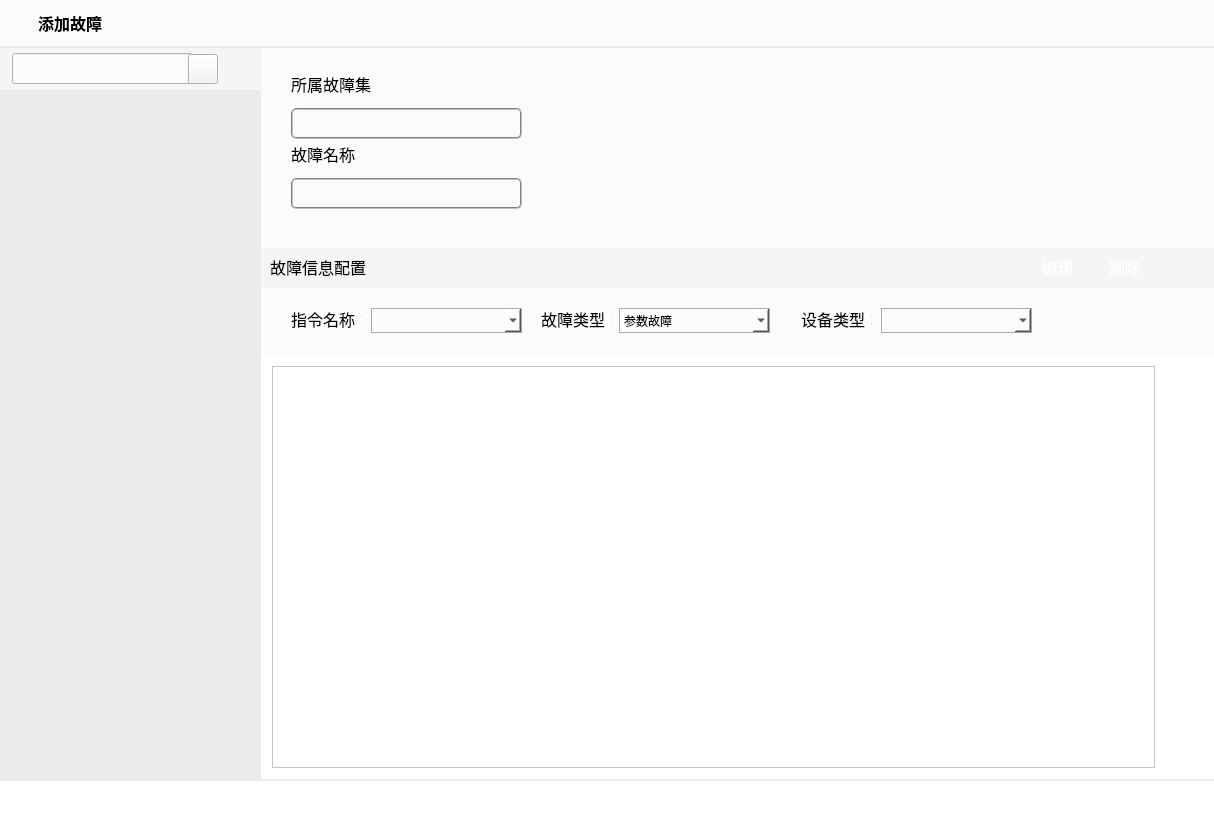
<?xml version="1.0" encoding="UTF-8"?>
<ui version="4.0">
 <class>AddErrorCommandClass</class>
 <widget class="QWidget" name="AddErrorCommandClass">
  <property name="geometry">
   <rect>
    <x>0</x>
    <y>0</y>
    <width>1214</width>
    <height>827</height>
   </rect>
  </property>
  <property name="maximumSize">
   <size>
    <width>16777215</width>
    <height>827</height>
   </size>
  </property>
  <property name="windowTitle">
   <string>AddErrorCommand</string>
  </property>
  <property name="styleSheet">
   <string notr="true">background-color: rgb(235, 235, 235);
</string>
  </property>
  <layout class="QVBoxLayout" name="verticalLayout_2">
   <property name="spacing">
    <number>0</number>
   </property>
   <property name="leftMargin">
    <number>0</number>
   </property>
   <property name="topMargin">
    <number>0</number>
   </property>
   <property name="rightMargin">
    <number>0</number>
   </property>
   <property name="bottomMargin">
    <number>0</number>
   </property>
   <item>
    <widget class="QWidget" name="wgt_top" native="true">
     <property name="minimumSize">
      <size>
       <width>0</width>
       <height>48</height>
      </size>
     </property>
     <property name="maximumSize">
      <size>
       <width>16777215</width>
       <height>48</height>
      </size>
     </property>
     <property name="styleSheet">
      <string notr="true">background-color: rgb(255, 255, 255);
background-color: rgb(251, 251, 251);</string>
     </property>
     <layout class="QVBoxLayout" name="verticalLayout_8">
      <property name="spacing">
       <number>0</number>
      </property>
      <property name="leftMargin">
       <number>0</number>
      </property>
      <property name="topMargin">
       <number>0</number>
      </property>
      <property name="rightMargin">
       <number>0</number>
      </property>
      <property name="bottomMargin">
       <number>0</number>
      </property>
      <item>
       <widget class="QWidget" name="widget_14" native="true">
        <layout class="QHBoxLayout" name="horizontalLayout_3">
         <property name="spacing">
          <number>0</number>
         </property>
         <property name="leftMargin">
          <number>6</number>
         </property>
         <property name="topMargin">
          <number>0</number>
         </property>
         <property name="rightMargin">
          <number>6</number>
         </property>
         <property name="bottomMargin">
          <number>0</number>
         </property>
         <item>
          <widget class="QLabel" name="label_2">
           <property name="minimumSize">
            <size>
             <width>32</width>
             <height>32</height>
            </size>
           </property>
           <property name="maximumSize">
            <size>
             <width>32</width>
             <height>32</height>
            </size>
           </property>
           <property name="styleSheet">
            <string notr="true">image: url(:/FaultInjection/images/icon1.png);</string>
           </property>
           <property name="text">
            <string/>
           </property>
          </widget>
         </item>
         <item>
          <widget class="QLabel" name="lb_title">
           <property name="minimumSize">
            <size>
             <width>291</width>
             <height>0</height>
            </size>
           </property>
           <property name="maximumSize">
            <size>
             <width>291</width>
             <height>16777215</height>
            </size>
           </property>
           <property name="font">
            <font>
             <family>微软雅黑</family>
             <pointsize>12</pointsize>
             <weight>75</weight>
             <bold>true</bold>
            </font>
           </property>
           <property name="text">
            <string>添加故障</string>
           </property>
          </widget>
         </item>
         <item>
          <spacer name="horizontalSpacer_2">
           <property name="orientation">
            <enum>Qt::Horizontal</enum>
           </property>
           <property name="sizeType">
            <enum>QSizePolicy::Maximum</enum>
           </property>
           <property name="sizeHint" stdset="0">
            <size>
             <width>845</width>
             <height>20</height>
            </size>
           </property>
          </spacer>
         </item>
         <item>
          <widget class="QPushButton" name="pb_close">
           <property name="minimumSize">
            <size>
             <width>31</width>
             <height>31</height>
            </size>
           </property>
           <property name="maximumSize">
            <size>
             <width>31</width>
             <height>31</height>
            </size>
           </property>
           <property name="styleSheet">
            <string notr="true">QPushButton:hover{
	background-color:transparent;
	color: rgb(255, 85, 0);
	background-image: url(:/FaultInjection/images/关闭-悬浮.png);
    border:0px;}
QPushButton:pressed{
	background-color:transparent; 
	background-image: url(:/FaultInjection/images/关闭-点击.png);
    border:0px;}
QPushButton {
	background-color:transparent;
	background-image: url(:/FaultInjection/images/关闭-默认.png);
    border:0px;
}
</string>
           </property>
           <property name="text">
            <string/>
           </property>
          </widget>
         </item>
        </layout>
       </widget>
      </item>
      <item>
       <widget class="QWidget" name="widget_13" native="true">
        <property name="minimumSize">
         <size>
          <width>0</width>
          <height>2</height>
         </size>
        </property>
        <property name="maximumSize">
         <size>
          <width>16777215</width>
          <height>2</height>
         </size>
        </property>
        <property name="styleSheet">
         <string notr="true">background-color: rgb(235, 235, 235);</string>
        </property>
       </widget>
      </item>
     </layout>
    </widget>
   </item>
   <item>
    <widget class="QWidget" name="widget" native="true">
     <property name="styleSheet">
      <string notr="true"/>
     </property>
     <layout class="QHBoxLayout" name="horizontalLayout">
      <property name="spacing">
       <number>0</number>
      </property>
      <property name="leftMargin">
       <number>0</number>
      </property>
      <property name="topMargin">
       <number>0</number>
      </property>
      <property name="rightMargin">
       <number>0</number>
      </property>
      <property name="bottomMargin">
       <number>0</number>
      </property>
      <item>
       <widget class="QWidget" name="widget_2" native="true">
        <property name="minimumSize">
         <size>
          <width>261</width>
          <height>0</height>
         </size>
        </property>
        <property name="maximumSize">
         <size>
          <width>261</width>
          <height>16777215</height>
         </size>
        </property>
        <property name="styleSheet">
         <string notr="true">background-color: rgb(235, 235, 235);</string>
        </property>
        <layout class="QVBoxLayout" name="verticalLayout">
         <property name="spacing">
          <number>3</number>
         </property>
         <property name="leftMargin">
          <number>0</number>
         </property>
         <property name="topMargin">
          <number>0</number>
         </property>
         <property name="rightMargin">
          <number>0</number>
         </property>
         <property name="bottomMargin">
          <number>0</number>
         </property>
         <item>
          <widget class="QWidget" name="widget_3" native="true">
           <property name="maximumSize">
            <size>
             <width>16777215</width>
             <height>42</height>
            </size>
           </property>
           <property name="styleSheet">
            <string notr="true">background-color: rgb(245, 245, 245);</string>
           </property>
           <layout class="QHBoxLayout" name="horizontalLayout_4">
            <property name="spacing">
             <number>0</number>
            </property>
            <property name="leftMargin">
             <number>12</number>
            </property>
            <property name="topMargin">
             <number>0</number>
            </property>
            <property name="rightMargin">
             <number>12</number>
            </property>
            <property name="bottomMargin">
             <number>0</number>
            </property>
            <item>
             <widget class="QLineEdit" name="le_searchedit">
              <property name="minimumSize">
               <size>
                <width>181</width>
                <height>31</height>
               </size>
              </property>
              <property name="maximumSize">
               <size>
                <width>181</width>
                <height>31</height>
               </size>
              </property>
              <property name="styleSheet">
               <string notr="true">background-color: rgb(251, 251, 251);</string>
              </property>
              <property name="text">
               <string/>
              </property>
             </widget>
            </item>
            <item>
             <widget class="QPushButton" name="pb_searchButton">
              <property name="minimumSize">
               <size>
                <width>30</width>
                <height>30</height>
               </size>
              </property>
              <property name="styleSheet">
               <string notr="true">image: url(:/FaultInjection/images/search.png);
border:0x;</string>
              </property>
              <property name="text">
               <string/>
              </property>
             </widget>
            </item>
            <item>
             <spacer name="horizontalSpacer_3">
              <property name="orientation">
               <enum>Qt::Horizontal</enum>
              </property>
              <property name="sizeHint" stdset="0">
               <size>
                <width>28</width>
                <height>13</height>
               </size>
              </property>
             </spacer>
            </item>
            <item>
             <widget class="QPushButton" name="pb_addFault">
              <property name="minimumSize">
               <size>
                <width>31</width>
                <height>31</height>
               </size>
              </property>
              <property name="maximumSize">
               <size>
                <width>31</width>
                <height>31</height>
               </size>
              </property>
              <property name="styleSheet">
               <string notr="true">border:0px;
image: url(:/FaultInjection/images/addFault.png);</string>
              </property>
              <property name="text">
               <string/>
              </property>
             </widget>
            </item>
           </layout>
           <zorder>pb_addFault</zorder>
           <zorder>le_searchedit</zorder>
           <zorder>pb_searchButton</zorder>
           <zorder>horizontalSpacer_3</zorder>
          </widget>
         </item>
         <item>
          <widget class="QWidget" name="wgt_ffTree" native="true">
           <property name="maximumSize">
            <size>
             <width>16777215</width>
             <height>16777215</height>
            </size>
           </property>
           <property name="styleSheet">
            <string notr="true">background-color: rgb(235, 235, 235);</string>
           </property>
           <layout class="QVBoxLayout" name="verticalLayout_6">
            <property name="leftMargin">
             <number>0</number>
            </property>
            <property name="topMargin">
             <number>0</number>
            </property>
            <property name="rightMargin">
             <number>0</number>
            </property>
            <property name="bottomMargin">
             <number>0</number>
            </property>
            <item>
             <widget class="QWidget" name="wgt_fualtList" native="true">
              <property name="styleSheet">
               <string notr="true">background-color: rgb(235, 235, 235);</string>
              </property>
              <zorder>pb_close_2</zorder>
              <zorder>lb_title_2</zorder>
              <zorder>horizontalSpacer_9</zorder>
              <zorder>label_6</zorder>
             </widget>
            </item>
           </layout>
          </widget>
         </item>
        </layout>
       </widget>
      </item>
      <item>
       <widget class="QWidget" name="widget_5" native="true">
        <property name="styleSheet">
         <string notr="true">background-color: rgb(245, 245, 245);
</string>
        </property>
        <layout class="QVBoxLayout" name="verticalLayout_4">
         <property name="spacing">
          <number>3</number>
         </property>
         <property name="leftMargin">
          <number>0</number>
         </property>
         <property name="topMargin">
          <number>0</number>
         </property>
         <property name="rightMargin">
          <number>0</number>
         </property>
         <property name="bottomMargin">
          <number>0</number>
         </property>
         <item>
          <widget class="QWidget" name="widget_8" native="true">
           <property name="minimumSize">
            <size>
             <width>0</width>
             <height>200</height>
            </size>
           </property>
           <property name="maximumSize">
            <size>
             <width>16777215</width>
             <height>200</height>
            </size>
           </property>
           <property name="styleSheet">
            <string notr="true">background-color: rgb(251, 251, 251);</string>
           </property>
           <widget class="QLineEdit" name="le_errorName">
            <property name="geometry">
             <rect>
              <x>30</x>
              <y>130</y>
              <width>231</width>
              <height>31</height>
             </rect>
            </property>
            <property name="font">
             <font>
              <family>微软雅黑</family>
              <pointsize>12</pointsize>
              <weight>50</weight>
              <italic>false</italic>
              <bold>false</bold>
             </font>
            </property>
            <property name="styleSheet">
             <string notr="true">border:2px groove gray;border-radius:5px;padding:2px 4px;
font: 12pt &quot;微软雅黑&quot;;
</string>
            </property>
           </widget>
           <widget class="QLabel" name="label">
            <property name="geometry">
             <rect>
              <x>30</x>
              <y>90</y>
              <width>71</width>
              <height>31</height>
             </rect>
            </property>
            <property name="font">
             <font>
              <family>微软雅黑</family>
              <pointsize>12</pointsize>
              <weight>50</weight>
              <italic>false</italic>
              <bold>false</bold>
             </font>
            </property>
            <property name="styleSheet">
             <string notr="true">font: 12pt &quot;微软雅黑&quot;;</string>
            </property>
            <property name="text">
             <string>故障名称</string>
            </property>
           </widget>
           <widget class="QLineEdit" name="le_faultgroup">
            <property name="geometry">
             <rect>
              <x>30</x>
              <y>60</y>
              <width>231</width>
              <height>31</height>
             </rect>
            </property>
            <property name="font">
             <font>
              <family>微软雅黑</family>
              <pointsize>12</pointsize>
              <weight>50</weight>
              <italic>false</italic>
              <bold>false</bold>
             </font>
            </property>
            <property name="styleSheet">
             <string notr="true">border:2px groove gray;border-radius:5px;padding:2px 4px;
font: 12pt &quot;微软雅黑&quot;;
</string>
            </property>
            <property name="readOnly">
             <bool>true</bool>
            </property>
           </widget>
           <widget class="QLabel" name="label_3">
            <property name="geometry">
             <rect>
              <x>30</x>
              <y>20</y>
              <width>91</width>
              <height>31</height>
             </rect>
            </property>
            <property name="font">
             <font>
              <family>微软雅黑</family>
              <pointsize>12</pointsize>
              <weight>50</weight>
              <italic>false</italic>
              <bold>false</bold>
             </font>
            </property>
            <property name="styleSheet">
             <string notr="true">font: 12pt &quot;微软雅黑&quot;;</string>
            </property>
            <property name="text">
             <string>所属故障集</string>
            </property>
           </widget>
          </widget>
         </item>
         <item>
          <widget class="QWidget" name="widget_7" native="true">
           <property name="styleSheet">
            <string notr="true"/>
           </property>
           <layout class="QVBoxLayout" name="verticalLayout_3">
            <property name="leftMargin">
             <number>0</number>
            </property>
            <property name="topMargin">
             <number>0</number>
            </property>
            <property name="rightMargin">
             <number>0</number>
            </property>
            <property name="bottomMargin">
             <number>0</number>
            </property>
            <item>
             <widget class="QWidget" name="widget_9" native="true">
              <property name="maximumSize">
               <size>
                <width>16777215</width>
                <height>38</height>
               </size>
              </property>
              <layout class="QHBoxLayout" name="horizontalLayout_2">
               <property name="leftMargin">
                <number>9</number>
               </property>
               <property name="topMargin">
                <number>0</number>
               </property>
               <property name="bottomMargin">
                <number>0</number>
               </property>
               <item>
                <widget class="QLabel" name="label_7">
                 <property name="minimumSize">
                  <size>
                   <width>111</width>
                   <height>0</height>
                  </size>
                 </property>
                 <property name="maximumSize">
                  <size>
                   <width>111</width>
                   <height>16777215</height>
                  </size>
                 </property>
                 <property name="font">
                  <font>
                   <family>微软雅黑</family>
                   <pointsize>12</pointsize>
                   <weight>50</weight>
                   <italic>false</italic>
                   <bold>false</bold>
                  </font>
                 </property>
                 <property name="styleSheet">
                  <string notr="true">font: 12pt &quot;微软雅黑&quot;;</string>
                 </property>
                 <property name="text">
                  <string>故障信息配置</string>
                 </property>
                </widget>
               </item>
               <item>
                <spacer name="horizontalSpacer">
                 <property name="orientation">
                  <enum>Qt::Horizontal</enum>
                 </property>
                 <property name="sizeHint" stdset="0">
                  <size>
                   <width>634</width>
                   <height>20</height>
                  </size>
                 </property>
                </spacer>
               </item>
               <item>
                <widget class="QPushButton" name="pb_edit">
                 <property name="minimumSize">
                  <size>
                   <width>61</width>
                   <height>31</height>
                  </size>
                 </property>
                 <property name="maximumSize">
                  <size>
                   <width>61</width>
                   <height>16777215</height>
                  </size>
                 </property>
                 <property name="font">
                  <font>
                   <family>微软雅黑</family>
                   <pointsize>12</pointsize>
                   <weight>50</weight>
                   <italic>false</italic>
                   <bold>false</bold>
                  </font>
                 </property>
                 <property name="styleSheet">
                  <string notr="true">QPushButton:hover{
 	background-color:transparent;
	border-image: url(:/FaultInjection/images/bt_suspension.png);
	color: rgb(255, 255, 255);
	font: 12pt &quot;微软雅黑&quot;;
    border:0px;}
QPushButton:pressed{
    background-color:transparent; 
	border-image: url(:/FaultInjection/images/bt_disable.png);
	color: rgb(255, 255, 255);
	font: 12pt &quot;微软雅黑&quot;;
    border:0px;}
QPushButton {
  	background-color:transparent;
	border-image: url(:/FaultInjection/images/bt_normal.png);
	color: rgb(255, 255, 255);
	font: 12pt &quot;微软雅黑&quot;;
    border:0px;
}</string>
                 </property>
                 <property name="text">
                  <string>编辑</string>
                 </property>
                </widget>
               </item>
               <item>
                <widget class="QPushButton" name="pb_del">
                 <property name="minimumSize">
                  <size>
                   <width>61</width>
                   <height>31</height>
                  </size>
                 </property>
                 <property name="maximumSize">
                  <size>
                   <width>61</width>
                   <height>16777215</height>
                  </size>
                 </property>
                 <property name="font">
                  <font>
                   <family>微软雅黑</family>
                   <pointsize>12</pointsize>
                   <weight>50</weight>
                   <italic>false</italic>
                   <bold>false</bold>
                  </font>
                 </property>
                 <property name="styleSheet">
                  <string notr="true">QPushButton:hover{
 	background-color:transparent;
	border-image: url(:/FaultInjection/images/bt_suspension.png);
	color: rgb(255, 255, 255);
	font: 12pt &quot;微软雅黑&quot;;
    border:0px;}
QPushButton:pressed{
    background-color:transparent; 
	border-image: url(:/FaultInjection/images/bt_disable.png);
	color: rgb(255, 255, 255);
	font: 12pt &quot;微软雅黑&quot;;
    border:0px;}
QPushButton {
  	background-color:transparent;
	border-image: url(:/FaultInjection/images/bt_normal.png);
	color: rgb(255, 255, 255);
	font: 12pt &quot;微软雅黑&quot;;
    border:0px;
}</string>
                 </property>
                 <property name="text">
                  <string>删除</string>
                 </property>
                </widget>
               </item>
               <item>
                <spacer name="horizontalSpacer_8">
                 <property name="orientation">
                  <enum>Qt::Horizontal</enum>
                 </property>
                 <property name="sizeType">
                  <enum>QSizePolicy::Fixed</enum>
                 </property>
                 <property name="sizeHint" stdset="0">
                  <size>
                   <width>48</width>
                   <height>20</height>
                  </size>
                 </property>
                </spacer>
               </item>
              </layout>
             </widget>
            </item>
            <item>
             <widget class="QWidget" name="widget_10" native="true">
              <property name="styleSheet">
               <string notr="true">background-color: rgb(251, 251, 251);</string>
              </property>
              <layout class="QVBoxLayout" name="verticalLayout_5">
               <property name="spacing">
                <number>6</number>
               </property>
               <property name="leftMargin">
                <number>0</number>
               </property>
               <property name="topMargin">
                <number>0</number>
               </property>
               <property name="rightMargin">
                <number>0</number>
               </property>
               <property name="bottomMargin">
                <number>0</number>
               </property>
               <item>
                <widget class="QWidget" name="widget_12" native="true">
                 <property name="minimumSize">
                  <size>
                   <width>0</width>
                   <height>61</height>
                  </size>
                 </property>
                 <property name="maximumSize">
                  <size>
                   <width>16777215</width>
                   <height>61</height>
                  </size>
                 </property>
                 <widget class="QComboBox" name="cb_deciveType">
                  <property name="geometry">
                   <rect>
                    <x>620</x>
                    <y>20</y>
                    <width>151</width>
                    <height>25</height>
                   </rect>
                  </property>
                  <property name="styleSheet">
                   <string notr="true">border: 1px solid darkgray;
font: 10pt &quot;Arial&quot;;
selection-background-color: rgb(0, 170, 255);
font: 12pt &quot;微软雅黑&quot;;</string>
                  </property>
                 </widget>
                 <widget class="QComboBox" name="cb_commandName">
                  <property name="geometry">
                   <rect>
                    <x>110</x>
                    <y>20</y>
                    <width>151</width>
                    <height>25</height>
                   </rect>
                  </property>
                  <property name="styleSheet">
                   <string notr="true">border: 1px solid darkgray;
font: 10pt &quot;Arial&quot;;
selection-background-color: rgb(0, 170, 255);
font: 12pt &quot;微软雅黑&quot;;</string>
                  </property>
                 </widget>
                 <widget class="QComboBox" name="cb_faultType">
                  <property name="geometry">
                   <rect>
                    <x>358</x>
                    <y>20</y>
                    <width>151</width>
                    <height>25</height>
                   </rect>
                  </property>
                  <property name="styleSheet">
                   <string notr="true">border: 1px solid darkgray;
font: 10pt &quot;Arial&quot;;
selection-background-color: rgb(0, 170, 255);
font: 12pt &quot;微软雅黑&quot;;</string>
                  </property>
                  <item>
                   <property name="text">
                    <string>参数故障</string>
                   </property>
                  </item>
                  <item>
                   <property name="text">
                    <string>指令故障</string>
                   </property>
                  </item>
                  <item>
                   <property name="text">
                    <string>就是这样的额明星</string>
                   </property>
                  </item>
                 </widget>
                 <widget class="QLabel" name="lb_device">
                  <property name="geometry">
                   <rect>
                    <x>540</x>
                    <y>10</y>
                    <width>71</width>
                    <height>41</height>
                   </rect>
                  </property>
                  <property name="font">
                   <font>
                    <family>微软雅黑</family>
                    <pointsize>12</pointsize>
                    <weight>50</weight>
                    <italic>false</italic>
                    <bold>false</bold>
                   </font>
                  </property>
                  <property name="styleSheet">
                   <string notr="true">font: 12pt &quot;微软雅黑&quot;;</string>
                  </property>
                  <property name="text">
                   <string>设备类型：</string>
                  </property>
                 </widget>
                 <widget class="QLabel" name="label_5">
                  <property name="geometry">
                   <rect>
                    <x>280</x>
                    <y>10</y>
                    <width>71</width>
                    <height>41</height>
                   </rect>
                  </property>
                  <property name="font">
                   <font>
                    <family>微软雅黑</family>
                    <pointsize>12</pointsize>
                    <weight>50</weight>
                    <italic>false</italic>
                    <bold>false</bold>
                   </font>
                  </property>
                  <property name="styleSheet">
                   <string notr="true">font: 12pt &quot;微软雅黑&quot;;</string>
                  </property>
                  <property name="text">
                   <string>故障类型：</string>
                  </property>
                 </widget>
                 <widget class="QLabel" name="label_4">
                  <property name="geometry">
                   <rect>
                    <x>30</x>
                    <y>10</y>
                    <width>71</width>
                    <height>41</height>
                   </rect>
                  </property>
                  <property name="font">
                   <font>
                    <family>微软雅黑</family>
                    <pointsize>12</pointsize>
                    <weight>50</weight>
                    <italic>false</italic>
                    <bold>false</bold>
                   </font>
                  </property>
                  <property name="styleSheet">
                   <string notr="true">font: 12pt &quot;微软雅黑&quot;;</string>
                  </property>
                  <property name="text">
                   <string>指令名称：</string>
                  </property>
                 </widget>
                </widget>
               </item>
               <item>
                <widget class="QWidget" name="wgt_bandInfo" native="true">
                 <property name="styleSheet">
                  <string notr="true">background-color: rgb(255, 255, 255);</string>
                 </property>
                 <layout class="QHBoxLayout" name="horizontalLayout_5">
                  <item>
                   <widget class="QTableView" name="tv_paramInfo">
                    <property name="styleSheet">
                     <string notr="true">font: 12pt &quot;微软雅黑&quot;;</string>
                    </property>
                   </widget>
                  </item>
                  <item>
                   <spacer name="horizontalSpacer_7">
                    <property name="orientation">
                     <enum>Qt::Horizontal</enum>
                    </property>
                    <property name="sizeType">
                     <enum>QSizePolicy::Fixed</enum>
                    </property>
                    <property name="sizeHint" stdset="0">
                     <size>
                      <width>48</width>
                      <height>20</height>
                     </size>
                    </property>
                   </spacer>
                  </item>
                 </layout>
                </widget>
               </item>
              </layout>
             </widget>
            </item>
           </layout>
          </widget>
         </item>
        </layout>
       </widget>
      </item>
     </layout>
    </widget>
   </item>
   <item>
    <widget class="QWidget" name="widget_6" native="true">
     <property name="minimumSize">
      <size>
       <width>0</width>
       <height>48</height>
      </size>
     </property>
     <property name="maximumSize">
      <size>
       <width>16777215</width>
       <height>200</height>
      </size>
     </property>
     <property name="styleSheet">
      <string notr="true">background-color: rgb(255, 255, 255);</string>
     </property>
     <layout class="QVBoxLayout" name="verticalLayout_7">
      <property name="spacing">
       <number>0</number>
      </property>
      <property name="leftMargin">
       <number>0</number>
      </property>
      <property name="topMargin">
       <number>0</number>
      </property>
      <property name="rightMargin">
       <number>0</number>
      </property>
      <property name="bottomMargin">
       <number>0</number>
      </property>
      <item>
       <widget class="QWidget" name="widget_11" native="true">
        <property name="minimumSize">
         <size>
          <width>0</width>
          <height>2</height>
         </size>
        </property>
        <property name="maximumSize">
         <size>
          <width>16777215</width>
          <height>2</height>
         </size>
        </property>
        <property name="styleSheet">
         <string notr="true">background-color: rgb(235, 235, 235);</string>
        </property>
       </widget>
      </item>
      <item>
       <widget class="QWidget" name="widget_4" native="true">
        <layout class="QHBoxLayout" name="horizontalLayout_6">
         <property name="spacing">
          <number>0</number>
         </property>
         <property name="leftMargin">
          <number>0</number>
         </property>
         <property name="topMargin">
          <number>0</number>
         </property>
         <property name="rightMargin">
          <number>0</number>
         </property>
         <property name="bottomMargin">
          <number>0</number>
         </property>
         <item>
          <spacer name="horizontalSpacer_4">
           <property name="orientation">
            <enum>Qt::Horizontal</enum>
           </property>
           <property name="sizeHint" stdset="0">
            <size>
             <width>1059</width>
             <height>20</height>
            </size>
           </property>
          </spacer>
         </item>
         <item>
          <widget class="QPushButton" name="pb_cancel">
           <property name="minimumSize">
            <size>
             <width>61</width>
             <height>31</height>
            </size>
           </property>
           <property name="maximumSize">
            <size>
             <width>61</width>
             <height>31</height>
            </size>
           </property>
           <property name="styleSheet">
            <string notr="true">QPushButton:hover{
 	background-color:transparent;
	border-image: url(:/FaultInjection/images/bt_suspension.png);
	color: rgb(255, 255, 255);
	font: 12pt &quot;微软雅黑&quot;;
    border:0px;}
QPushButton:pressed{
    background-color:transparent; 
	border-image: url(:/FaultInjection/images/bt_disable.png);
	color: rgb(255, 255, 255);
	font: 12pt &quot;微软雅黑&quot;;
    border:0px;}
QPushButton {
  	background-color:transparent;
	border-image: url(:/FaultInjection/images/bt_normal.png);
	color: rgb(255, 255, 255);
	font: 12pt &quot;微软雅黑&quot;;
    border:0px;
}</string>
           </property>
           <property name="text">
            <string>取消</string>
           </property>
          </widget>
         </item>
         <item>
          <spacer name="horizontalSpacer_5">
           <property name="orientation">
            <enum>Qt::Horizontal</enum>
           </property>
           <property name="sizeType">
            <enum>QSizePolicy::Fixed</enum>
           </property>
           <property name="sizeHint" stdset="0">
            <size>
             <width>17</width>
             <height>20</height>
            </size>
           </property>
          </spacer>
         </item>
         <item>
          <widget class="QPushButton" name="pb_ok">
           <property name="minimumSize">
            <size>
             <width>61</width>
             <height>31</height>
            </size>
           </property>
           <property name="maximumSize">
            <size>
             <width>61</width>
             <height>31</height>
            </size>
           </property>
           <property name="styleSheet">
            <string notr="true">QPushButton:hover{
 	background-color:transparent;
	border-image: url(:/FaultInjection/images/bt_suspension.png);
	color: rgb(255, 255, 255);
	font: 12pt &quot;微软雅黑&quot;;
    border:0px;}
QPushButton:pressed{
    background-color:transparent; 
	border-image: url(:/FaultInjection/images/bt_disable.png);
	color: rgb(255, 255, 255);
	font: 12pt &quot;微软雅黑&quot;;
    border:0px;}
QPushButton {
  	background-color:transparent;
	border-image: url(:/FaultInjection/images/bt_normal.png);
	color: rgb(255, 255, 255);
	font: 12pt &quot;微软雅黑&quot;;
    border:0px;
}</string>
           </property>
           <property name="text">
            <string>确定</string>
           </property>
          </widget>
         </item>
         <item>
          <spacer name="horizontalSpacer_6">
           <property name="orientation">
            <enum>Qt::Horizontal</enum>
           </property>
           <property name="sizeType">
            <enum>QSizePolicy::Fixed</enum>
           </property>
           <property name="sizeHint" stdset="0">
            <size>
             <width>10</width>
             <height>20</height>
            </size>
           </property>
          </spacer>
         </item>
        </layout>
       </widget>
      </item>
     </layout>
    </widget>
   </item>
  </layout>
 </widget>
 <layoutdefault spacing="6" margin="11"/>
 <resources>
  <include location="FaultInjection.qrc"/>
 </resources>
 <connections/>
</ui>
